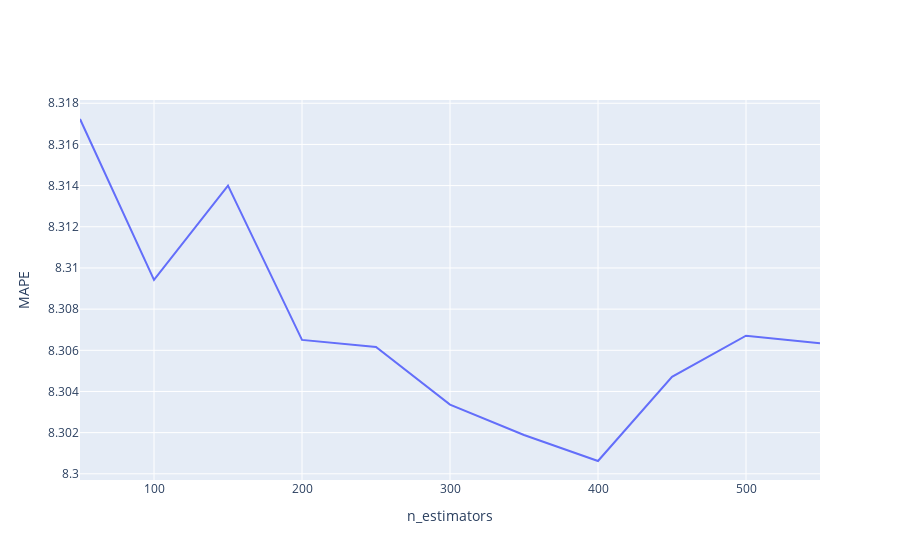

The notebook cell this image was saved under:
### Markdown cell above
> Para un ```max_depth = 8``` el mejor valor para ```max_features``` es ``5`` con un **MAPE** con **8.309**.

### Code cell
# Evaluar el mejor valor para el parámetro n_estimators
comparate_model_param('n_estimators', range(50, 600, 50), {'max_depth': 8, 'max_features': 5})

### Figure 1 — Plotly figure (JSON) as saved in the notebook; plotly's stock layout.template omitted (floating-point values rounded to 4 significant figures)
{"data": [{"mode": "lines", "name": "MAPE", "type": "scatter", "x": [50, 100, 150, 200, 250, 300, 350, 400, 450, 500, 550], "y": [8.317, 8.309, 8.314, 8.307, 8.306, 8.303, 8.302, 8.301, 8.305, 8.307, 8.306]}], "layout": {"xaxis": {"title": {"text": "n_estimators"}}, "yaxis": {"title": {"text": "MAPE"}}}}
